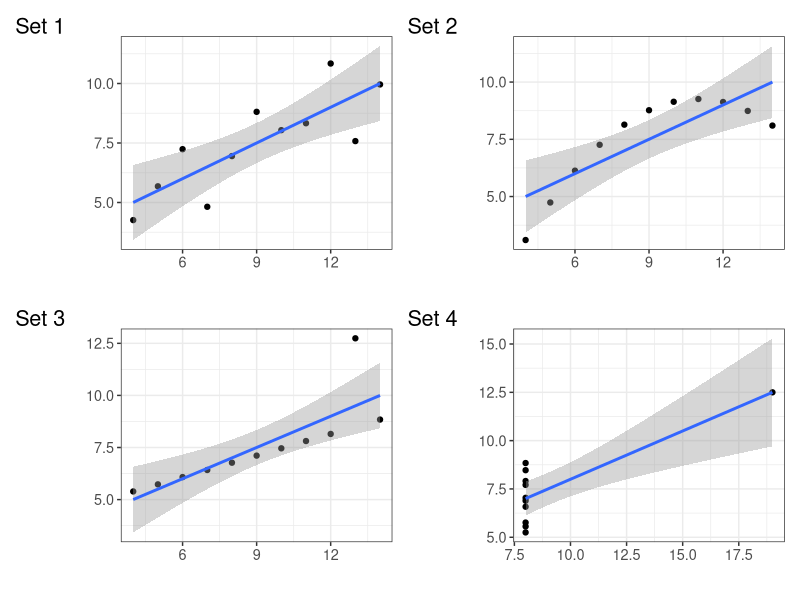

The R script that drew this image: (Note: this script raises an error after producing the figure.)
## ---- chunk 1
options(htmltools.dir.version = FALSE)
library(tidyverse)
library(patchwork)
library(kableExtra)
## ---- chunk 2
anscombe %>%
 pivot_longer(everything(),
   names_to = c(".value", "set"),
   names_pattern = "(.)(.)"
 ) %>% group_by(set) %>%
  summarize(n = n(), 
            x_mean = mean(x),
            x_sd = sd(x),
            y_mean = mean(y),
            y_sd = sd(y),
            correlation = cor(x,y)) %>%
  kable() %>%
  kable_styling(full_width = FALSE)
## ---- chunk 3
my_theme <- theme_bw() + theme(text=element_text(size=13))
p1 <- anscombe %>% ggplot(aes(x=x1, y=y1)) + geom_point() + my_theme + labs(x="", y="") + geom_smooth(method="lm")
p2 <- anscombe %>% ggplot(aes(x=x2, y=y2)) + geom_point() + my_theme + labs(x="", y="") + geom_smooth(method="lm")
p3 <- anscombe %>% ggplot(aes(x=x3, y=y3)) + geom_point() + my_theme + labs(x="", y="") + geom_smooth(method="lm")
p4 <- anscombe %>% ggplot(aes(x=x4, y=y4)) + geom_point() + my_theme + labs(x="", y="") + geom_smooth(method="lm")
p1 + p2 + p3 + p4 + plot_annotation(tag_levels="1", tag_prefix="Set ")
## ---- chunk 4
knitr::include_graphics("../static/datasaurus.gif")
## ---- chunk 5
knitr::include_graphics("../static/cbc-2019-oct-21-election.jpg")
## ---- chunk 6
knitr::include_graphics("../static/time-survey.jpeg")
## ---- chunk 7
knitr::include_graphics("../static/checker-shadow-illusion.jpg")
## ---- chunk 8
knitr::include_graphics("../static/checker-shadow-illusion-selected2.jpg")
## ---- chunk 9
knitr::include_graphics("../static/checker-shadow-illusion-selected3.jpg")
## ---- chunk 10
knitr::include_graphics("../static/ch-01-channels-for-cont-data-vertical-A.png")
## ---- chunk 11
knitr::include_graphics("../static/ch-01-channels-for-cont-data-vertical-B.png")
## ---- chunk 12
knitr::include_graphics("../static/marketshare-pies-1.png")
## ---- chunk 13
knitr::include_graphics("../static/marketshare-side-by-side-1.png")
## ---- chunk 14
knitr::include_graphics("../static/ch-01-law-enrollments-1.png")
## ---- chunk 15
knitr::include_graphics("../static/ch-01-law-enrollments-2.png")
